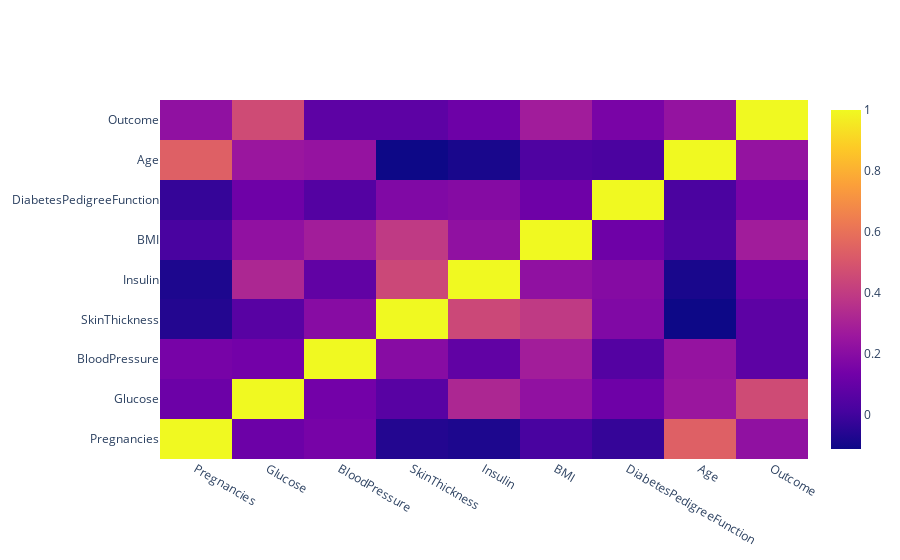

Notebook source saved alongside this figure:
### Code cell
#corr matrix 
def df_to_plotly(df):
    return {'z': df.values.tolist(),
            'x': df.columns.tolist(),
            'y': df.index.tolist() }
import plotly.graph_objects as go
dfNew = df.corr()
fig = go.Figure(data=go.Heatmap(df_to_plotly(dfNew)))
fig.show()
#Age and Pregnancies
#Glucose and Outcome
#SkinThickness and Insulin

### Figure 1 — Plotly figure (JSON) as saved in the notebook; plotly's stock layout.template omitted (floating-point values rounded to 4 significant figures)
{"data": [{"type": "heatmap", "x": ["Pregnancies", "Glucose", "BloodPressure", "SkinThickness", "Insulin", "BMI", "DiabetesPedigreeFunction", "Age", "Outcome"], "y": ["Pregnancies", "Glucose", "BloodPressure", "SkinThickness", "Insulin", "BMI", "DiabetesPedigreeFunction", "Age", "Outcome"], "z": [[1, 0.1204, 0.1497, -0.06337, -0.0766, 0.01948, -0.02545, 0.5395, 0.2244], [0.1204, 1, 0.138, 0.06237, 0.3204, 0.2269, 0.1232, 0.2545, 0.4584], [0.1497, 0.138, 1, 0.1988, 0.08738, 0.2815, 0.05133, 0.2384, 0.07596], [-0.06337, 0.06237, 0.1988, 1, 0.4489, 0.3938, 0.1783, -0.111, 0.07604], [-0.0766, 0.3204, 0.08738, 0.4489, 1, 0.223, 0.1927, -0.08588, 0.1209], [0.01948, 0.2269, 0.2815, 0.3938, 0.223, 1, 0.1257, 0.03899, 0.2767], [-0.02545, 0.1232, 0.05133, 0.1783, 0.1927, 0.1257, 1, 0.02657, 0.1555], [0.5395, 0.2545, 0.2384, -0.111, -0.08588, 0.03899, 0.02657, 1, 0.2365], [0.2244, 0.4584, 0.07596, 0.07604, 0.1209, 0.2767, 0.1555, 0.2365, 1]]}], "layout": {}}
